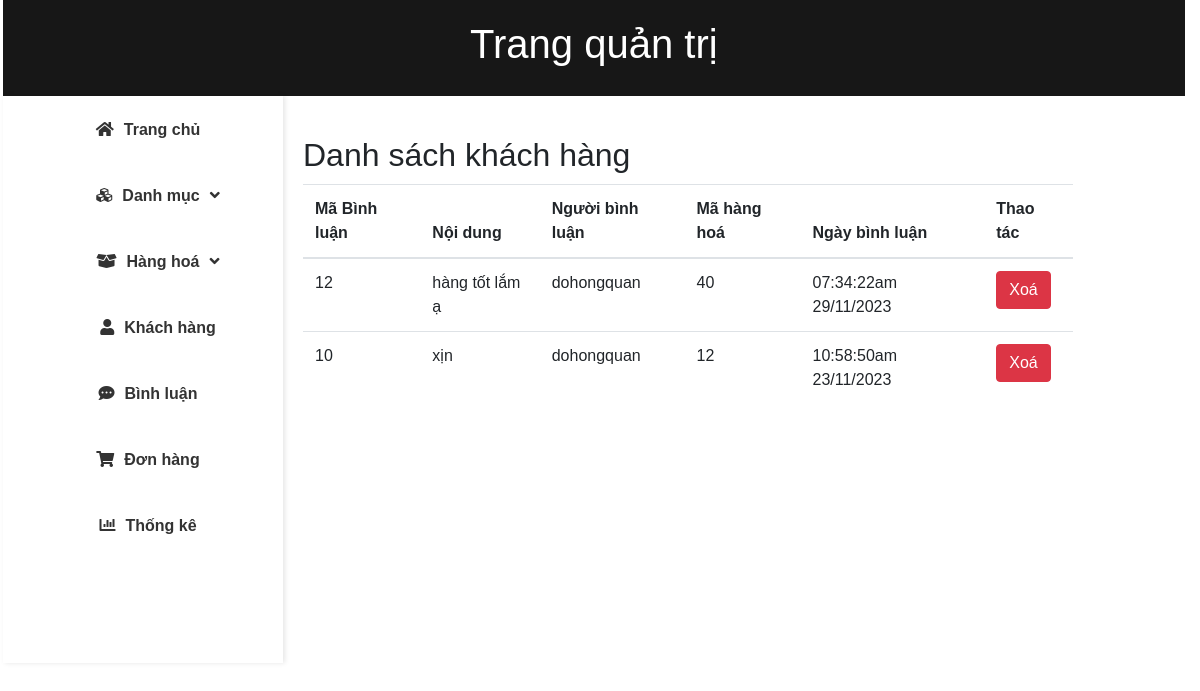
Screenshot of /admin/index.php?act=dsbl with the database file from the repository.
### tables this page shows
CREATE TABLE `binhluan` (
  `id` int(11) NOT NULL,
  `noidung` varchar(255) NOT NULL,
  `iduser` int(11) NOT NULL,
  `nameuser` varchar(200) NOT NULL,
  `idpro` int(11) NOT NULL,
  `ngaybinhluan` varchar(30) NOT NULL
);

### admin/model/pdo.php (called while the page is built, shortened)
<?php
function pdo_get_connection()
{
    $dburl = "mysql:host=localhost;dbname=duan1;charset=utf8";
    $username = 'root';
    $password = '';
    $conn = new PDO($dburl, $username, $password);
    $conn->setAttribute(PDO::ATTR_ERRMODE, PDO::ERRMODE_EXCEPTION);
    return $conn;
}
function pdo_query($sql)
{
    $sql_args = array_slice(func_get_args(), 1);
    try {
        $conn = pdo_get_connection();
        $stmt = $conn->prepare($sql);
        $stmt->execute($sql_args);
        $rows = $stmt->fetchAll();
        return $rows;
    } catch (PDOException $e) {
        throw $e;
    } finally {
        unset($conn);
    }
}
?>

### admin/model/binhluan.php (called while the page is built, shortened)
<?php
function loadall_binhluan($idpro)
{
    $sql = "SELECT * FROM binhluan where 1";
    $sql .= " ORDER BY id DESC";
    $listbl = pdo_query($sql);
    return  $listbl;
}

### admin/binhluan/list.php (the view)
<div class="col-sm-8 nd">
    <h2>Danh sách khách hàng</h2>
    <table class="table table-hover">
        <thead>
            <tr>
                <th>Mã Bình luận</th>
                <th>Nội dung</th>
                <th>Người bình luận</th>
                <th>Mã hàng hoá</th>
                <th>Ngày bình luận</th>
                <th>Thao tác</th>
            </tr>
        </thead>
        <tbody>
        <?php
                foreach ($listbl as $binhluan) {
                    extract($binhluan);
                    $xoabl ="index.php?act=xoabl&id=".$id;
                    echo
                        '<tr>
                            <td>'.$id.'</td>
                            <td>'.$noidung.'</td>
                            <td>'.$nameuser.'</td>
                            <td>'.$idpro.'</td>
                            <td>'.$ngaybinhluan.'</td>
                            <td> <a href = "'.$xoabl.'"><input class="btn btn-danger" type="button" value="Xoá"></td>
                        </tr>';
                }
                ?>
        </tbody>
    </table>
</div>

### admin/css/style.css (style rules this page uses)
body { margin: 0; padding: 0; font-family: 'Arial', sans-serif; background-color: #ffffff; }
.nd { margin-left: -100px; margin-top: 30px; }
table { width: 100%; border-collapse: collapse; margin-top: 10px; }
h2 { margin-top: 10px; }

### rows the page displays
binhluan: id "12", noidung "hàng tốt lắm ạ", nameuser "dohongquan", idpro "40", ngaybinhluan "07:34:22am 29/11/2023"
binhluan: id "10", noidung "xịn", nameuser "dohongquan", idpro "12", ngaybinhluan "10:58:50am 23/11/2023"
